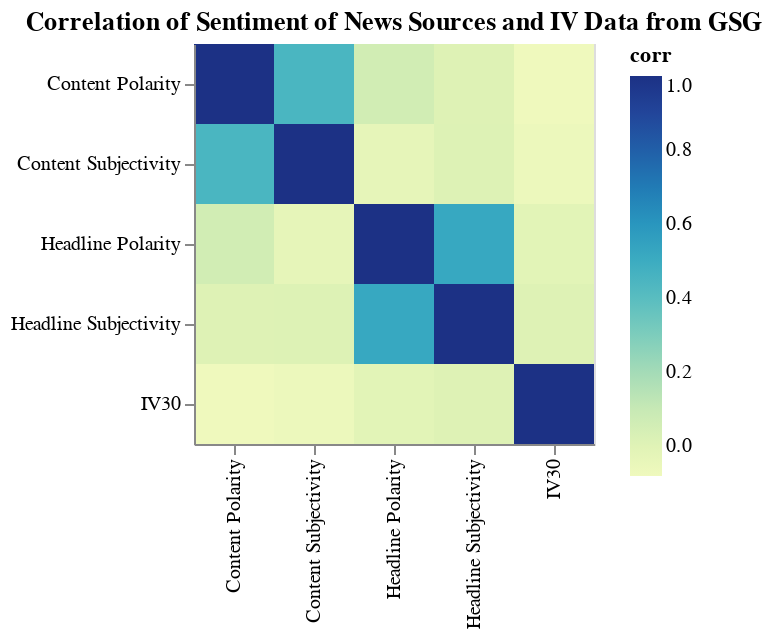

Notebook cell for this chart:
### Markdown cell above
## Now, we look at the GSG data and all news sources

### Code cell
cormat6 = merged3[['IV30', 'Headline Polarity', 'Headline Subjectivity', 'Content Polarity', 'Content Subjectivity']].corr()
cormat_tidy_6 = cormat6.stack().reset_index().rename(columns={0:'corr'})
heatmap6 = alt.Chart(cormat_tidy_6).mark_rect().encode(
    x = alt.X('level_0').axis().title(''),
    y = alt.Y('level_1').axis().title(''),
    color = 'corr'
).properties(
    width = 200,
    height = 200,
    title = 'Correlation of Sentiment of News Sources and IV Data from GSG'
)

heatmap6.display()

### Figure 1 — Vega-Lite specification as saved in the notebook (floating-point values rounded to 4 significant figures)
{"config": {"view": {"continuousWidth": 300, "continuousHeight": 300}}, "data": {"name": "data-da98b23cc7be11bc62c303c56c117446"}, "mark": {"type": "rect"}, "encoding": {"color": {"field": "corr", "type": "quantitative"}, "x": {"axis": {}, "field": "level_0", "title": "", "type": "nominal"}, "y": {"axis": {}, "field": "level_1", "title": "", "type": "nominal"}}, "height": 200, "title": "Correlation of Sentiment of News Sources and IV Data from GSG", "width": 200, "$schema": "https://vega.github.io/schema/vega-lite/v5.8.0.json", "datasets": {"data-da98b23cc7be11bc62c303c56c117446": [{"level_0": "IV30", "level_1": "IV30", "corr": 1.0}, {"level_0": "IV30", "level_1": "Headline Polarity", "corr": -0.008951}, {"level_0": "IV30", "level_1": "Headline Subjectivity", "corr": 0.01086}, {"level_0": "IV30", "level_1": "Content Polarity", "corr": -0.08079}, {"level_0": "IV30", "level_1": "Content Subjectivity", "corr": -0.06498}, {"level_0": "Headline Polarity", "level_1": "IV30", "corr": -0.008951}, {"level_0": "Headline Polarity", "level_1": "Headline Polarity", "corr": 1.0}, {"level_0": "Headline Polarity", "level_1": "Headline Subjectivity", "corr": 0.519}, {"level_0": "Headline Polarity", "level_1": "Content Polarity", "corr": 0.06311}, {"level_0": "Headline Polarity", "level_1": "Content Subjectivity", "corr": -0.03222}, {"level_0": "Headline Subjectivity", "level_1": "IV30", "corr": 0.01086}, {"level_0": "Headline Subjectivity", "level_1": "Headline Polarity", "corr": 0.519}, {"level_0": "Headline Subjectivity", "level_1": "Headline Subjectivity", "corr": 1.0}, {"level_0": "Headline Subjectivity", "level_1": "Content Polarity", "corr": 0.01199}, {"level_0": "Headline Subjectivity", "level_1": "Content Subjectivity", "corr": 0.01619}, {"level_0": "Content Polarity", "level_1": "IV30", "corr": -0.08079}, {"level_0": "Content Polarity", "level_1": "Headline Polarity", "corr": 0.06311}, {"level_0": "Content Polarity", "level_1": "Headline Subjectivity", "corr": 0.01199}, {"level_0": "Content Polarity", "level_1": "Content Polarity", "corr": 1.0}, {"level_0": "Content Polarity", "level_1": "Content Subjectivity", "corr": 0.4448}, {"level_0": "Content Subjectivity", "level_1": "IV30", "corr": -0.06498}, {"level_0": "Content Subjectivity", "level_1": "Headline Polarity", "corr": -0.03222}, {"level_0": "Content Subjectivity", "level_1": "Headline Subjectivity", "corr": 0.01619}, {"level_0": "Content Subjectivity", "level_1": "Content Polarity", "corr": 0.4448}, {"level_0": "Content Subjectivity", "level_1": "Content Subjectivity", "corr": 1.0}]}}
